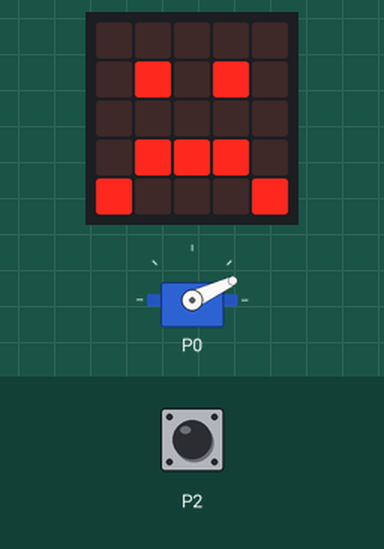
Simulated run of this program. Board: BBC micro:bit (MakeCode). Shown: the board's 5×5 LED display, servo. Inputs (shaded band) come from the test bench.

Above: at 1.8 s.
1.9 s: touch pin P2 pressed for 0.15 s
At 2.9 s:
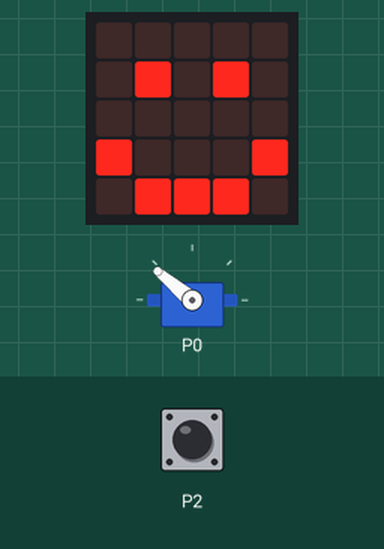
5.0 s: touch pin P2 pressed for 1 s
At 7.5 s:
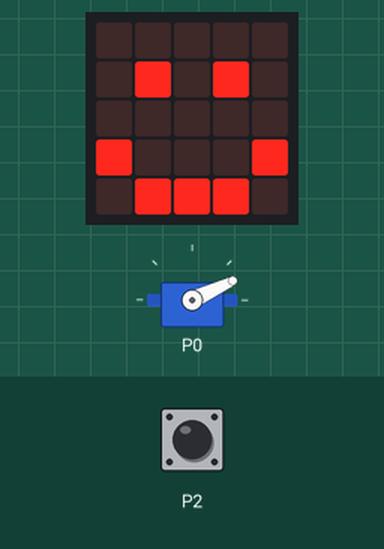
9.0 s: touch pin P2 pressed for 3.2 s
At 12.2 s:
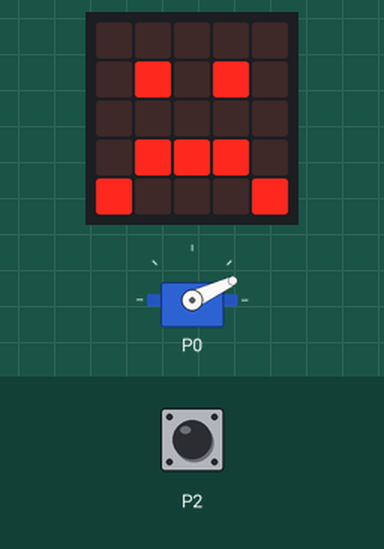
Timing chart, 0 to 13.7 s (numbered marks = the images above; inputs shaded):
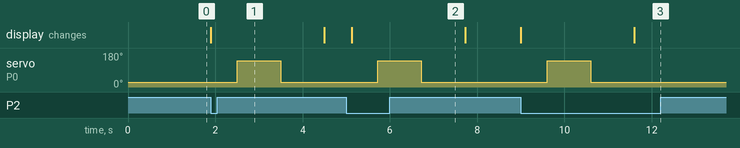

Measured:
- after the input at 1.9 s, servo on P0: 25° → 140° after 0.60 s, → 25° 1.0 s later; the display: changes at once (image 1)
- after the input at 5.0 s, servo on P0: 25° → 140° after 0.72 s, → 25° 1.0 s later; the display: changes after 0.12 s (image 2)
- after the input at 9.0 s, servo on P0: 25° → 140° after 0.60 s, → 25° 1.0 s later; the display: first changes at once (image 3 shows a later state)

The program:

main.ts
```typescript
basic.showIcon(IconNames.Sad)
servos.P0.setAngle(25)
basic.forever(function () {
    if (input.pinIsPressed(TouchPin.P2)) {
        basic.showIcon(IconNames.Happy)
        servos.P0.setAngle(140)
        basic.pause(1000)
        servos.P0.setAngle(25)
        basic.pause(1000)
        basic.showIcon(IconNames.Sad)
    }
})
```

test.ts
```typescript
// aquí va el archivo "tests"; esto no se compilará cuando este paquete se utilice como una extensión.
```
